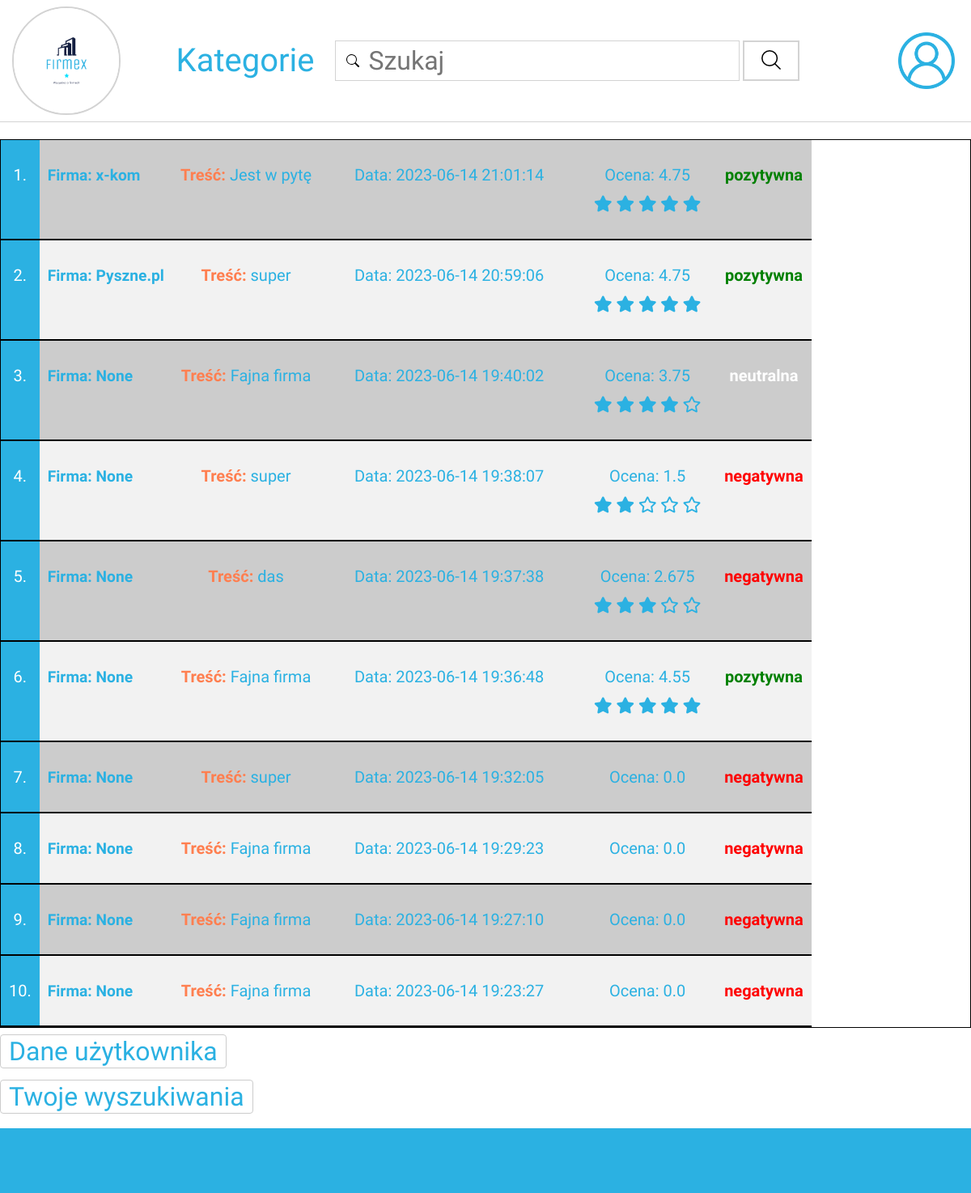
The page /your_opinions (signed in) on the database as committed earlier.
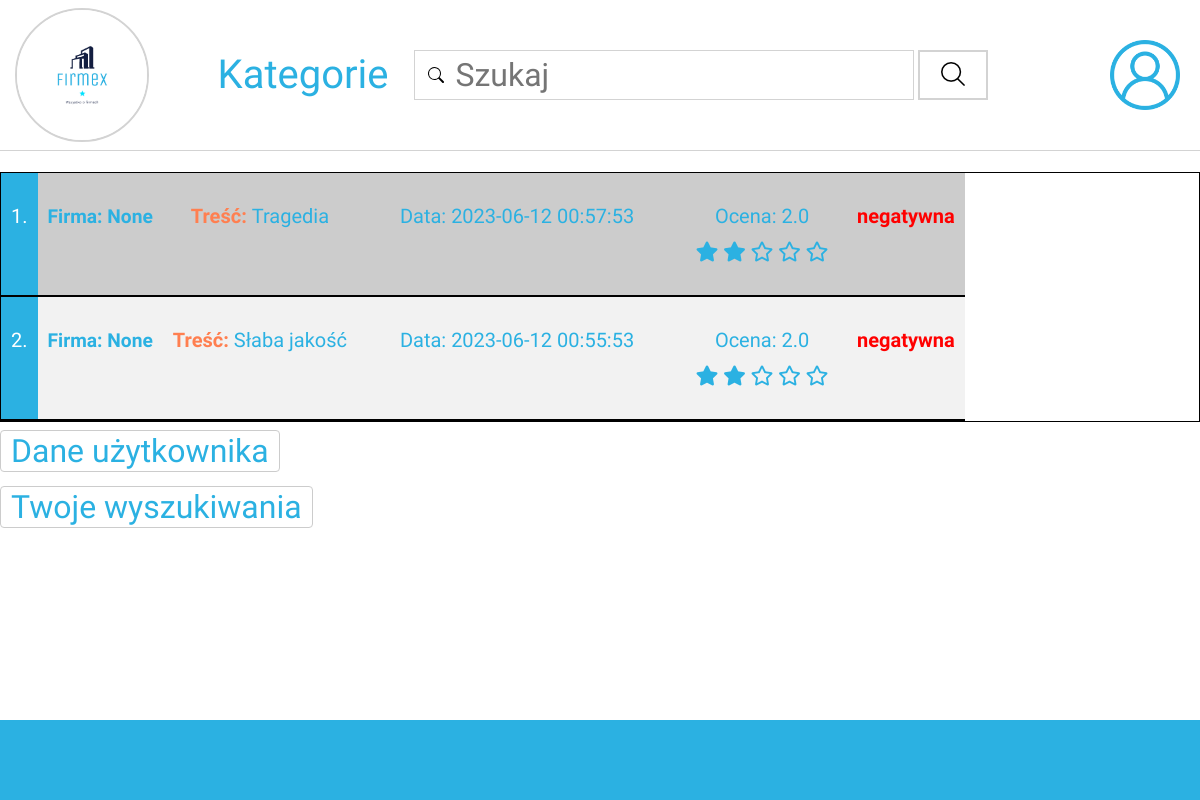
The same page on the database as committed later.
### app.py (models this page shows)
class Opinion(db.Model):
    id = db.Column(db.Integer, primary_key=True)
    userName = db.Column(db.String, nullable=False)
    userId = db.Column(db.Integer, nullable=False)
    content = db.Column(db.String, nullable=False)
    date = db.Column(db.String, nullable=False)
    value = db.Column(db.Float, nullable=False)
    category = db.Column(db.String, nullable=False)
    companyId = db.Column(db.Integer, nullable=False)
    companyName = db.Column(db.String, nullable=False)

### app.py (the view)
@app.route('/your_opinions')
def your_opinions():
    if not current_user.is_authenticated:
        return redirect(url_for('login'))
    opinions = Opinion.query.filter_by(userId=current_user.id).order_by(Opinion.date.desc()).limit(10).all()
    companies = Company.query.all()
    return render_template('your_opinions.html', opinions=opinions, companies=companies)

### app.py (called while the page is built)
@login_manager.user_loader
def load_user(user_id):
    return Users.query.get(int(user_id))

### templates/your_opinions.html (shortened to what this page needs)
<!DOCTYPE html>
<html lang="en">
<head>
    <link rel="stylesheet" href="../../static/styles/style.css">
    <link rel="stylesheet" href="../static/styles/account.css">
    <link rel="stylesheet" href="https://cdnjs.cloudflare.com/ajax/libs/font-awesome/5.15.3/css/all.min.css">
</head>
<body>
{% block nav %}
<div class="nav">
    <div class="logo">
        <a href="/"><img src="../static/img/logo.png" alt="logo" class="company-logo"></a>
    </div>
            <a href="{{ url_for('category') }}">
                <button class="category">Kategorie</button>
            </a>
            <div class="searcher-container">
                <form action="{{ url_for('search_companies') }}" method="GET">
                    <input class="searcher-input" type="search" name="query" placeholder="Szukaj">
                    <button type="submit" class="search_button"><img src="../../static/img/search.png"></button>
                </form>
            </div>
    <div class="account">
        <div class="account-info">
            <img src="../../static/img/user.png" alt="user" class="account-icon">
        </div>
    </div>
</div>
{% endblock %}
{% block content %}
<div class="login-content">
    {% if opinions %}
        <ul class="opinions-list">
            {% for opinion in opinions %}
                <li>
                    <a href="{{ url_for('company', company_id=opinion.companyId) }}">  <p> Firma: {{ opinion.companyName }}  </p></a>
                    <p style="max-width: 1500px"><b style="color: coral">Treść: </b>{{ opinion.content }} </p>
                    <p style="width: 300px">Data: {{ opinion.date }}</p>
                    <p style="display: block; width: 150px;">Ocena: {{ opinion.value }} <br>
                    {% if opinion.value %}
                            {% set stars_count = opinion.value|round|int %}
                            {% for _ in range(stars_count) %}
                                <i class="fas fa-star"></i>
                            {% endfor %}
                            {% for _ in range(5 - stars_count) %}
                                <i class="far fa-star"></i>
                            {% endfor %}
                        {% endif %}
                    </p>
                    <p style="text-align: center">
                        {% if opinion.category == "pozytywna" %}
                        <b style="color: green">{{ opinion.category }}</b>
                        {% elif opinion.category == "neutralna" %}
                        <b style="color: white">{{ opinion.category }}</b>
                        {% elif opinion.category == "negatywna" %}
                        <b style="color: red">{{ opinion.category }}</b>
                        {% endif %}
                    </p>
                </li>
        {% endfor %}
        </ul>
    {% else %}
        <p>Brak opinii do wyświetlenia.</p>
    {% endif %}
        <div style="padding-top: 10px"><a href="{{ url_for('account') }}" class="account-button">Dane użytkownika</a>
        </div>
        <br>
        <div><a href="{{ url_for('last_searches') }}?userId={{ current_user.id }}" class="account-button">Twoje
            wyszukiwania</a></div>
    </div>
{% endblock %}
<div class="footer">
</div>
</body>
</html>

Rows that differ between the two databases and show on the page:
removed Opinion: companyName "x-kom", content "Jest w pytę", date "2023-06-14 21:01:14", value "4.75", category "pozytywna"
removed Opinion: companyName "Pyszne.pl", content "super", date "2023-06-14 20:59:06", value "4.75", category "pozytywna"
removed Opinion: companyName "None", content "Fajna firma", date "2023-06-14 19:40:02", value "3.75", category "neutralna"
removed Opinion: companyName "None", content "super", date "2023-06-14 19:38:07", value "1.5", category "negatywna"
removed Opinion: companyName "None", content "das", date "2023-06-14 19:37:38", value "2.675", category "negatywna"
removed Opinion: companyName "None", content "Fajna firma", date "2023-06-14 19:36:48", value "4.55", category "pozytywna"
removed Opinion: companyName "None", content "super", date "2023-06-14 19:32:05", value "0.0", category "negatywna"
removed Opinion: companyName "None", content "Fajna firma", date "2023-06-14 19:29:23", value "0.0", category "negatywna"
removed Opinion: companyName "None", content "Fajna firma", date "2023-06-14 19:27:10", value "0.0", category "negatywna"
removed Opinion: companyName "None", content "Fajna firma", date "2023-06-14 19:23:27", value "0.0", category "negatywna"
now on this page (row unchanged): Opinion: companyName "None", content "Tragedia", date "2023-06-12 00:57:53", value "2.0", category "negatywna"
now on this page (row unchanged): Opinion: companyName "None", content "Słaba jakość", date "2023-06-12 00:55:53", value "2.0", category "negatywna"
